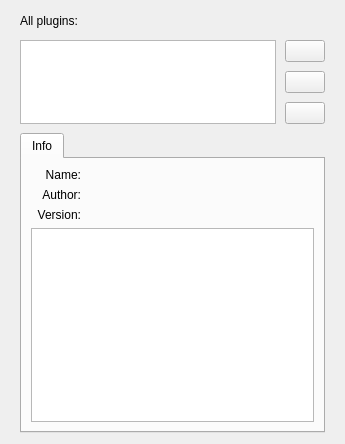
      <widget class="QWidget" name="tabPlugins">
       <attribute name="title">
        <string>Plugins</string>
       </attribute>
       <layout class="QVBoxLayout" name="verticalLayout_14" stretch="0,0,1">
        <property name="spacing">
         <number>9</number>
        </property>
        <property name="leftMargin">
         <number>20</number>
        </property>
        <property name="rightMargin">
         <number>20</number>
        </property>
        <item>
         <layout class="QHBoxLayout" name="horizontalLayout">
          <property name="spacing">
           <number>0</number>
          </property>
          <item>
           <widget class="QLabel" name="label_AllPlugins">
            <property name="sizePolicy">
             <sizepolicy hsizetype="Fixed" vsizetype="Minimum">
              <horstretch>0</horstretch>
              <verstretch>0</verstretch>
             </sizepolicy>
            </property>
            <property name="minimumSize">
             <size>
              <width>0</width>
              <height>0</height>
             </size>
            </property>
            <property name="whatsThis">
             <string>&lt;html&gt;&lt;head/&gt;&lt;body&gt;&lt;p&gt;&lt;span style=&quot; font-size:medium; font-weight:600;&quot;&gt;Plugins&lt;/span&gt;&lt;/p&gt;&lt;p&gt;Here you can manage your plugins which are stored in you profile folder. Check each plugin's documentation for requirements and settings. Plugins work in priority of order — first plugin in the list has the highest priority.&lt;/p&gt;&lt;/body&gt;&lt;/html&gt;</string>
            </property>
            <property name="styleSheet">
             <string notr="true">margin-top:0px;</string>
            </property>
            <property name="text">
             <string>All plugins:</string>
            </property>
            <property name="alignment">
             <set>Qt::AlignLeading|Qt::AlignLeft|Qt::AlignVCenter</set>
            </property>
           </widget>
          </item>
          <item>
           <widget class="QPushButton" name="pushButton_AllPluginsHelp">
            <property name="sizePolicy">
             <sizepolicy hsizetype="Fixed" vsizetype="Fixed">
              <horstretch>0</horstretch>
              <verstretch>0</verstretch>
             </sizepolicy>
            </property>
            <property name="styleSheet">
             <string notr="true">margin:0px;</string>
            </property>
            <property name="text">
             <string/>
            </property>
            <property name="icon">
             <iconset resource="../res/LightpackResources.qrc">
              <normaloff>:/icons/help.png</normaloff>:/icons/help.png</iconset>
            </property>
            <property name="flat">
             <bool>true</bool>
            </property>
           </widget>
          </item>
          <item>
           <spacer name="horizontalSpacer">
            <property name="orientation">
             <enum>Qt::Horizontal</enum>
            </property>
            <property name="sizeHint" stdset="0">
             <size>
              <width>40</width>
              <height>20</height>
             </size>
            </property>
           </spacer>
          </item>
         </layout>
        </item>
        <item>
         <layout class="QHBoxLayout" name="horizontalLayout_10" stretch="0,0">
          <item>
           <widget class="QListWidget" name="list_Plugins">
            <property name="sizePolicy">
             <sizepolicy hsizetype="Expanding" vsizetype="Ignored">
              <horstretch>0</horstretch>
              <verstretch>0</verstretch>
             </sizepolicy>
            </property>
            <property name="layoutDirection">
             <enum>Qt::LeftToRight</enum>
            </property>
            <property name="showDropIndicator" stdset="0">
             <bool>false</bool>
            </property>
            <property name="dragEnabled">
             <bool>false</bool>
            </property>
            <property name="dragDropMode">
             <enum>QAbstractItemView::NoDragDrop</enum>
            </property>
            <property name="defaultDropAction">
             <enum>Qt::IgnoreAction</enum>
            </property>
           </widget>
          </item>
          <item>
           <layout class="QVBoxLayout" name="verticalLayout_2">
            <item>
             <widget class="QPushButton" name="pushButton_UpPriority">
              <property name="toolTip">
               <string>Increase priority</string>
              </property>
              <property name="text">
               <string/>
              </property>
              <property name="icon">
               <iconset resource="../res/LightpackResources.qrc">
                <normaloff>:/icons/arrow_up_gray.png</normaloff>:/icons/arrow_up_gray.png</iconset>
              </property>
             </widget>
            </item>
            <item>
             <widget class="QPushButton" name="pushButton_DownPriority">
              <property name="toolTip">
               <string>Decrease priority</string>
              </property>
              <property name="text">
               <string/>
              </property>
              <property name="icon">
               <iconset resource="../res/LightpackResources.qrc">
                <normaloff>:/icons/arrow_down_gray.png</normaloff>:/icons/arrow_down_gray.png</iconset>
              </property>
             </widget>
            </item>
            <item>
             <widget class="QPushButton" name="pushButton_ReloadPlugins">
              <property name="toolTip">
               <string>Reload plugins</string>
              </property>
              <property name="text">
               <string/>
              </property>
              <property name="icon">
               <iconset resource="../res/LightpackResources.qrc">
                <normaloff>:/icons/refresh.png</normaloff>:/icons/refresh.png</iconset>
              </property>
             </widget>
            </item>
           </layout>
          </item>
         </layout>
        </item>
        <item>
         <widget class="QTabWidget" name="tabPlugin">
          <property name="currentIndex">
           <number>0</number>
          </property>
          <widget class="QWidget" name="tabInfoPlugin">
           <attribute name="title">
            <string>Info</string>
           </attribute>
           <layout class="QGridLayout" name="gridLayout_9" columnstretch="0,0,0">
            <item row="1" column="0">
             <widget class="QLabel" name="labelPluginAuthor">
              <property name="sizePolicy">
               <sizepolicy hsizetype="Fixed" vsizetype="Fixed">
                <horstretch>0</horstretch>
                <verstretch>0</verstretch>
               </sizepolicy>
              </property>
              <property name="minimumSize">
               <size>
                <width>50</width>
                <height>0</height>
               </size>
              </property>
              <property name="baseSize">
               <size>
                <width>100</width>
                <height>0</height>
               </size>
              </property>
              <property name="text">
               <string>Author:</string>
              </property>
              <property name="alignment">
               <set>Qt::AlignRight|Qt::AlignTop|Qt::AlignTrailing</set>
              </property>
             </widget>
            </item>
            <item row="2" column="1">
             <widget class="QLabel" name="label_PluginVersion">
              <property name="text">
               <string/>
              </property>
             </widget>
            </item>
            <item row="1" column="1">
             <widget class="QLabel" name="label_PluginAuthor">
              <property name="text">
               <string/>
              </property>
             </widget>
            </item>
            <item row="0" column="0">
             <widget class="QLabel" name="labelPluginName">
              <property name="sizePolicy">
               <sizepolicy hsizetype="Fixed" vsizetype="Fixed">
                <horstretch>0</horstretch>
                <verstretch>0</verstretch>
               </sizepolicy>
              </property>
              <property name="minimumSize">
               <size>
                <width>50</width>
                <height>0</height>
               </size>
              </property>
              <property name="baseSize">
               <size>
                <width>100</width>
                <height>0</height>
               </size>
              </property>
              <property name="text">
               <string>Name:</string>
              </property>
              <property name="alignment">
               <set>Qt::AlignRight|Qt::AlignTop|Qt::AlignTrailing</set>
              </property>
             </widget>
            </item>
            <item row="0" column="1">
             <widget class="QLabel" name="label_PluginName">
              <property name="text">
               <string/>
              </property>
             </widget>
            </item>
            <item row="3" column="0" colspan="3">
             <widget class="QTextBrowser" name="tb_PluginDescription">
              <property name="openExternalLinks">
               <bool>true</bool>
              </property>
             </widget>
            </item>
            <item row="2" column="0">
             <widget class="QLabel" name="labePluginVersion">
              <property name="sizePolicy">
               <sizepolicy hsizetype="Fixed" vsizetype="Fixed">
                <horstretch>0</horstretch>
                <verstretch>0</verstretch>
               </sizepolicy>
              </property>
              <property name="minimumSize">
               <size>
                <width>50</width>
                <height>0</height>
               </size>
              </property>
              <property name="baseSize">
               <size>
                <width>100</width>
                <height>0</height>
               </size>
              </property>
              <property name="text">
               <string>Version:</string>
              </property>
              <property name="alignment">
               <set>Qt::AlignRight|Qt::AlignTop|Qt::AlignTrailing</set>
              </property>
             </widget>
            </item>
            <item row="0" column="2" rowspan="3">
             <widget class="QLabel" name="label_PluginIcon">
              <property name="text">
               <string/>
              </property>
              <property name="alignment">
               <set>Qt::AlignRight|Qt::AlignTrailing|Qt::AlignVCenter</set>
              </property>
             </widget>
            </item>
           </layout>
          </widget>
         </widget>
        </item>
       </layout>
      </widget>
